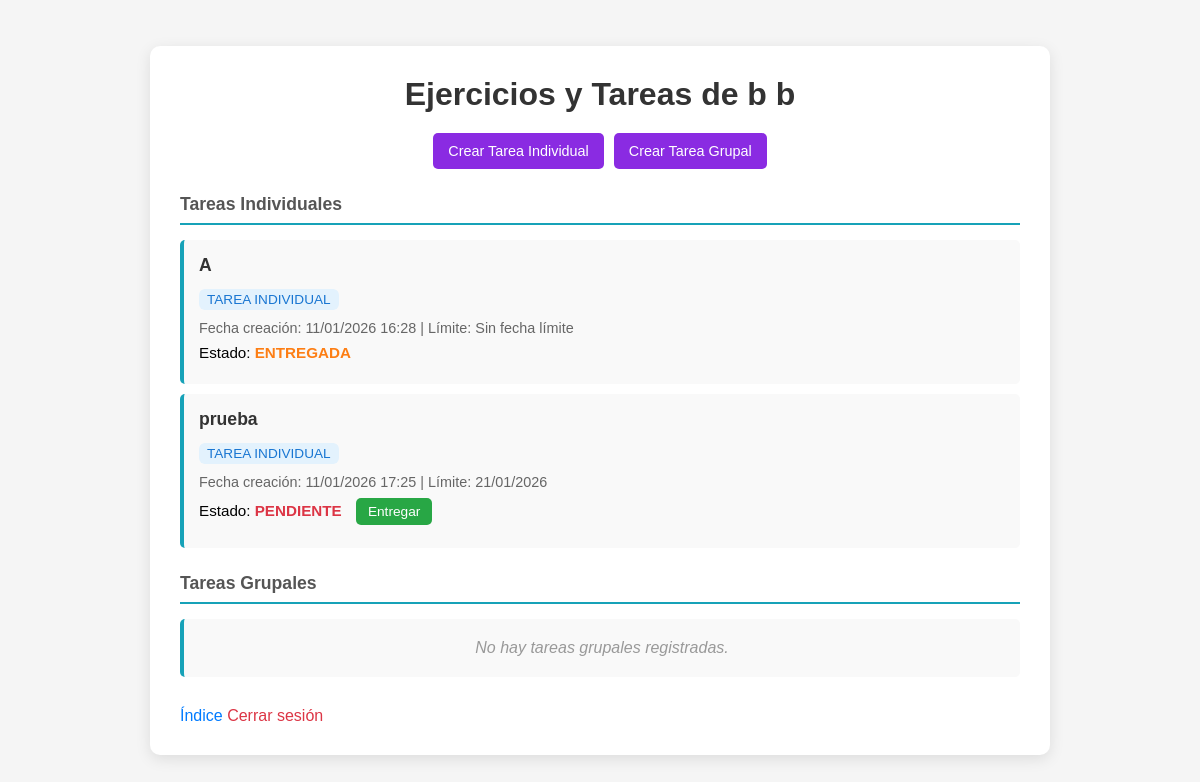
Before: /ejercicios-alumnos/ (signed in) with the older database file.
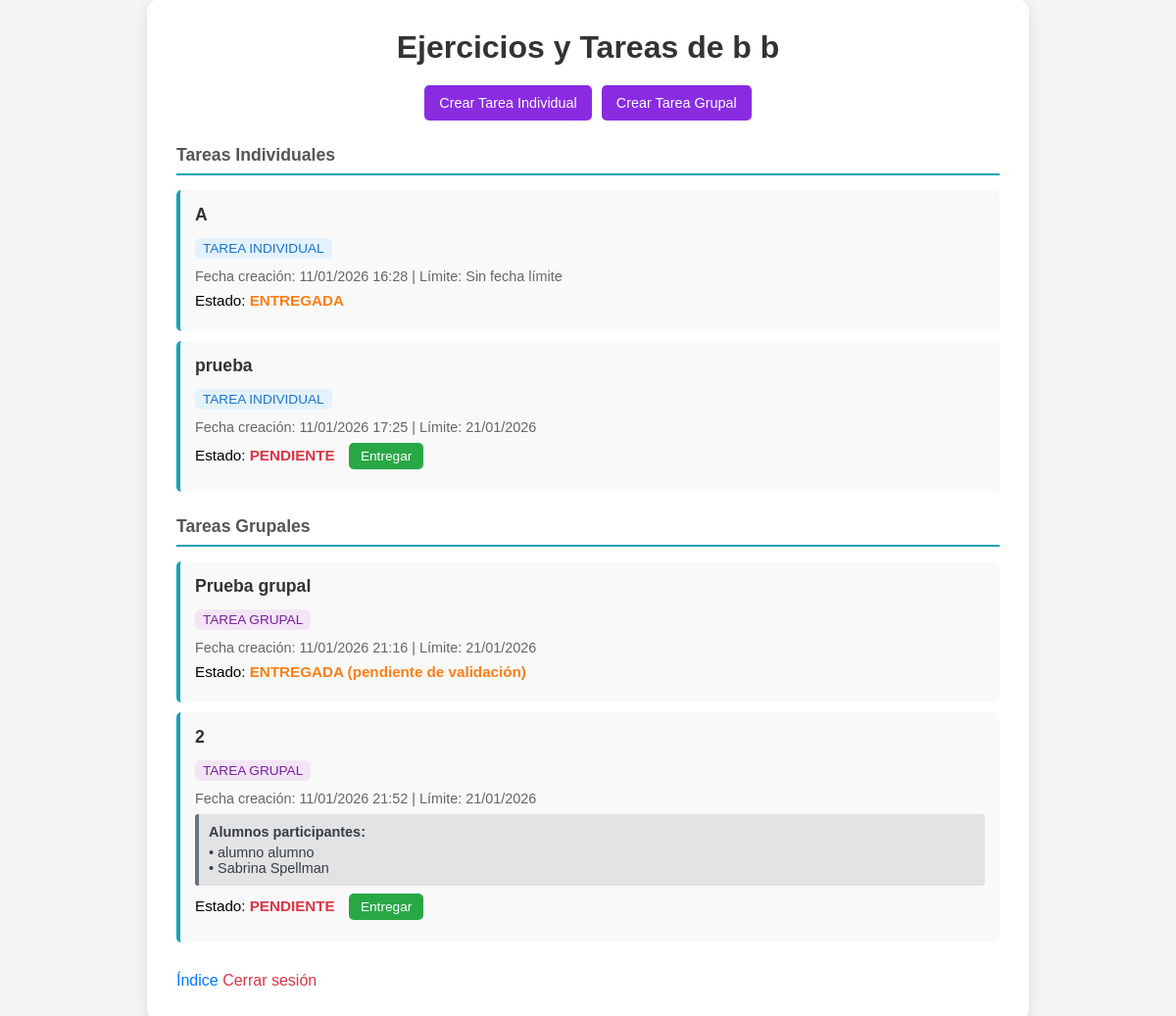
After: the same page with the newer database file.
### Aplicaciones/models.py (models this page shows, shortened)
class Tarea(models.Model):
    TIPO_CHOICES = (
        ('INDIVIDUAL', 'Individual'),
        ('GRUPAL', 'Grupal'),
        ('EVALUABLE', 'Evaluable'),
    )
    titulo = models.CharField(max_length=200)
    descripcion = models.TextField()
    tipo = models.CharField(max_length=20, choices=TIPO_CHOICES)
    evaluacion = models.BooleanField(default=False)
    validada = models.BooleanField(default=False)
    profesor_validar = models.ForeignKey(Usuario, on_delete=models.SET_NULL, null=True, blank=True, related_name='tareas_validadas')
    completada = models.BooleanField(default=False)
    crear = models.ForeignKey(Usuario, on_delete=models.CASCADE, related_name='tareas_creadas', null=True, blank=True)
    fecha_creacion = models.DateTimeField(auto_now_add=True, null=True, blank=True)
    fecha_final = models.DateField(null=True, blank=True)
    alumnos_participantes = models.ManyToManyField(Usuario, related_name='tareas_participante', blank=True, limit_choices_to={'rol': 'ALUMNO'})

class Usuario(AbstractUser):
    ROL_CHOICES = (
        ('ALUMNO', 'Alumno'),
        ('PROFESOR', 'Profesor'),
    )
    rol = models.CharField(max_length=10, choices=ROL_CHOICES)

### Aplicaciones/views.py (the view)
# urls.py: path('ejercicios-alumnos/', views.ejercicios_alumnos, name='ejercicios_alumnos'),
def ejercicios_alumnos(request):
    if not request.user.is_authenticated:
        return redirect('login')
    tareas_individuales = Tarea.objects.filter(tipo='INDIVIDUAL').select_related('crear', 'profesor_validar')
    tareas_grupales = (
        Tarea.objects.filter(tipo='GRUPAL')
        .select_related('crear', 'profesor_validar')
        .prefetch_related('alumnos_participantes')
    )
    context = {
        'alumno': request.user,
        'tareas_individuales': tareas_individuales,
        'tareas_grupales': tareas_grupales
    }
    return render(request, 'Aplicaciones/ejercicios_alumnos.html', context)

### Aplicaciones/templates/Aplicaciones/ejercicios_alumnos.html (shortened to what the changed rows need)
<!DOCTYPE html>
<html>
<head>
</head>
<body>
    <div class="container">
        <h1>Ejercicios y Tareas de {{ alumno.first_name }} {{ alumno.last_name }}</h1>
        <ul>
            {% for tarea in tareas_individuales %}
                <li>
                    <div class="tarea-titulo">{{ tarea.titulo }}</div>
                    <span class="tarea-badge badge-individual">TAREA INDIVIDUAL</span>
                    <div class="tarea-info">
                        Fecha creación: {{ tarea.fecha_creacion|date:"d/m/Y H:i"|default:"-" }} |
                        Límite: {{ tarea.fecha_final|date:"d/m/Y"|default:"Sin fecha límite" }}
                    </div>
                    <div class="estado">
                        Estado:
                        {% if tarea.validada %}
                            <span class="estado-validada">VALIDADA</span>
                            {% if tarea.profesor_validar %}
                                <div class="profesor-validador">
                                    Validada por {{ tarea.profesor_validar.first_name }} {{ tarea.profesor_validar.last_name }}
                                </div>
                            {% endif %}
                        {% elif tarea.completada and tarea.evaluacion %}
                            <span class="estado-completada">ENTREGADA (pendiente de validación)</span>
                        {% elif tarea.completada %}
                            <span class="estado-completada">ENTREGADA</span>
                        {% else %}
                            <span class="estado-pendiente">PENDIENTE</span>
                            <a href="{% url 'validar_tarea' tarea.id %}" class="btn-entregar">Entregar</a>
                        {% endif %}
                    </div>
                </li>
            {% empty %}
                <li class="empty-message">No hay tareas individuales registradas.</li>
            {% endfor %}
        </ul>
        <ul>
            {% for tarea in tareas_grupales %}
                <li>
                    <div class="tarea-titulo">{{ tarea.titulo }}</div>
                    <span class="tarea-badge badge-grupal">TAREA GRUPAL</span>
                    <div class="tarea-info">
                        Fecha creación: {{ tarea.fecha_creacion|date:"d/m/Y H:i"|default:"-" }} |
                        Límite: {{ tarea.fecha_final|date:"d/m/Y"|default:"Sin fecha límite" }}
                    </div>
                    {% with participantes=tarea.alumnos_participantes.all %}
                    {% if participantes|length %}
                        <div class="alumnos-participantes">
                            <strong>Alumnos participantes:</strong>
                            {% for alumno in participantes %}
                                • {{ alumno.first_name }} {{ alumno.last_name }} {% if not forloop.last %}<br>{% endif %}
                            {% endfor %}
                        </div>
                    {% endif %}
                    {% endwith %}
                    <div class="estado">
                        Estado:
                        {% if tarea.validada %}
                            <span class="estado-validada">VALIDADA</span>
                            {% if tarea.profesor_validar %}
                                <div class="profesor-validador">
                                    Validada por {{ tarea.profesor_validar.first_name }} {{ tarea.profesor_validar.last_name }}
                                </div>
                            {% endif %}
                        {% elif tarea.completada and tarea.evaluacion %}
                            <span class="estado-completada">ENTREGADA (pendiente de validación)</span>
                        {% elif tarea.completada %}
                            <span class="estado-completada">ENTREGADA</span>
                        {% else %}
                            <span class="estado-pendiente">PENDIENTE</span>
                            <a href="{% url 'validar_tarea' tarea.id %}" class="btn-entregar">Entregar</a>
                        {% endif %}
                    </div>
                </li>
            {% empty %}
                <li class="empty-message">No hay tareas grupales registradas.</li>
            {% endfor %}
        </ul>
    </div>
</body>
</html>

Changed rows visible on the page:
added Tarea: titulo "Prueba grupal", fecha_creacion "11/01/2026 21:16", fecha_final "21/01/2026", validada "ENTREGADA (pendiente de validación)", shown under "Tareas Grupales"
added Tarea: titulo "2", fecha_creacion "11/01/2026 21:52", fecha_final "21/01/2026", validada "PENDIENTE", shown under "Tareas Grupales"
now on this page (row unchanged): Usuario: first_name "alumno", last_name "alumno"
now on this page (row edited): Usuario: first_name "Sabrina", last_name "Spellman"
Other visible differences:
text no longer shown: "No hay tareas grupales registradas."
